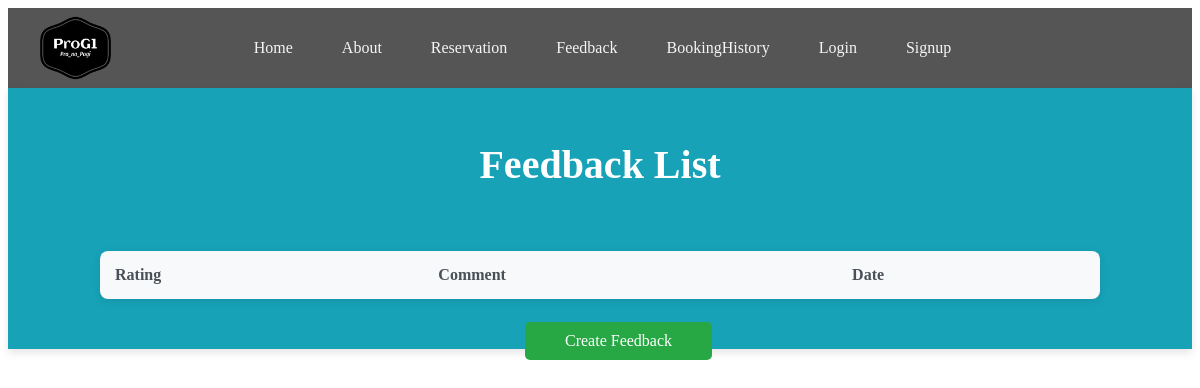
Before: /feedbacklist/ with the older database file.
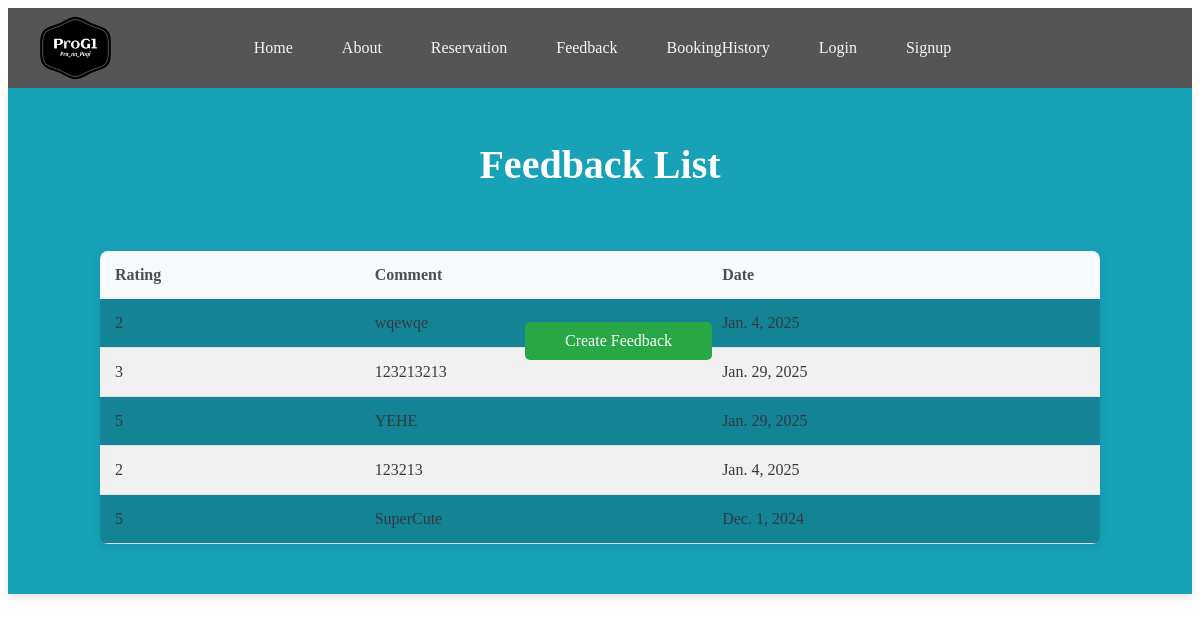
After: the same page with the newer database file.
### app/models.py (models this page shows, shortened)
class Feedback(models.Model):
    rating = models.IntegerField(choices=[(1, '1'), (2, '2'), (3, '3'), (4, '4'), (5, '5')])
    comment = models.TextField(blank=True, null=True)
    date = models.DateField()

### app/views.py (the view)
# urls.py: path('feedbacklist/' , FeedbackListView.as_view(), name='feedback_list'),
class FeedbackListView(ListView):
    model = Feedback
    context_object_name = 'feedback'
    template_name = 'app/feedback_list.html'

### app/templates/app/feedback_list.html (shortened to what this page needs)
{% extends 'app/base.html' %}
{% load static %}
{% block content %}
<div class="Heading_list">
    <h2>Feedback List</h2>
    <a href="{% url 'feedback_create' %}">Create Feedback</a>
    <table class="Body_list">
        <thead>
            <tr>
                <th>Rating</th>
                <th>Comment</th>
                <th>Date</th>
            </tr>
        </thead>
        <tbody>
            {% for Feedback in feedback %}
                <tr>
                    <td>{{ Feedback.rating }}</td>
                    <td>{{ Feedback.comment }}</td>
                    <td>{{ Feedback.date }}</td>
                </tr>
            {% endfor %}
        </tbody>
    </table>
</div>
    {% endblock content %}

Changed rows visible on the page:
added Feedback: rating "2", comment "wqewqe", date "Jan. 4, 2025"
added Feedback: rating "3", comment "123213213", date "Jan. 29, 2025"
added Feedback: rating "5", comment "YEHE", date "Jan. 29, 2025"
added Feedback: rating "2", comment "123213", date "Jan. 4, 2025"
added Feedback: rating "5", comment "SuperCute", date "Dec. 1, 2024"
